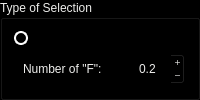
            <widget class="QGroupBox" name="de_selection">
             <property name="sizePolicy">
              <sizepolicy hsizetype="MinimumExpanding" vsizetype="Preferred">
               <horstretch>0</horstretch>
               <verstretch>0</verstretch>
              </sizepolicy>
             </property>
             <property name="minimumSize">
              <size>
               <width>200</width>
               <height>0</height>
              </size>
             </property>
             <property name="palette">
              <palette>
               <active>
                <colorrole role="WindowText">
                 <brush brushstyle="SolidPattern">
                  <color alpha="255">
                   <red>238</red>
                   <green>238</green>
                   <blue>236</blue>
                  </color>
                 </brush>
                </colorrole>
                <colorrole role="Button">
                 <brush brushstyle="SolidPattern">
                  <color alpha="255">
                   <red>0</red>
                   <green>0</green>
                   <blue>0</blue>
                  </color>
                 </brush>
                </colorrole>
                <colorrole role="Text">
                 <brush brushstyle="SolidPattern">
                  <color alpha="255">
                   <red>238</red>
                   <green>238</green>
                   <blue>236</blue>
                  </color>
                 </brush>
                </colorrole>
                <colorrole role="ButtonText">
                 <brush brushstyle="SolidPattern">
                  <color alpha="255">
                   <red>238</red>
                   <green>238</green>
                   <blue>236</blue>
                  </color>
                 </brush>
                </colorrole>
                <colorrole role="Base">
                 <brush brushstyle="SolidPattern">
                  <color alpha="255">
                   <red>0</red>
                   <green>0</green>
                   <blue>0</blue>
                  </color>
                 </brush>
                </colorrole>
                <colorrole role="Window">
                 <brush brushstyle="SolidPattern">
                  <color alpha="255">
                   <red>0</red>
                   <green>0</green>
                   <blue>0</blue>
                  </color>
                 </brush>
                </colorrole>
               </active>
               <inactive>
                <colorrole role="WindowText">
                 <brush brushstyle="SolidPattern">
                  <color alpha="255">
                   <red>238</red>
                   <green>238</green>
                   <blue>236</blue>
                  </color>
                 </brush>
                </colorrole>
                <colorrole role="Button">
                 <brush brushstyle="SolidPattern">
                  <color alpha="255">
                   <red>0</red>
                   <green>0</green>
                   <blue>0</blue>
                  </color>
                 </brush>
                </colorrole>
                <colorrole role="Text">
                 <brush brushstyle="SolidPattern">
                  <color alpha="255">
                   <red>238</red>
                   <green>238</green>
                   <blue>236</blue>
                  </color>
                 </brush>
                </colorrole>
                <colorrole role="ButtonText">
                 <brush brushstyle="SolidPattern">
                  <color alpha="255">
                   <red>238</red>
                   <green>238</green>
                   <blue>236</blue>
                  </color>
                 </brush>
                </colorrole>
                <colorrole role="Base">
                 <brush brushstyle="SolidPattern">
                  <color alpha="255">
                   <red>0</red>
                   <green>0</green>
                   <blue>0</blue>
                  </color>
                 </brush>
                </colorrole>
                <colorrole role="Window">
                 <brush brushstyle="SolidPattern">
                  <color alpha="255">
                   <red>0</red>
                   <green>0</green>
                   <blue>0</blue>
                  </color>
                 </brush>
                </colorrole>
               </inactive>
               <disabled>
                <colorrole role="WindowText">
                 <brush brushstyle="SolidPattern">
                  <color alpha="255">
                   <red>238</red>
                   <green>238</green>
                   <blue>236</blue>
                  </color>
                 </brush>
                </colorrole>
                <colorrole role="Button">
                 <brush brushstyle="SolidPattern">
                  <color alpha="255">
                   <red>0</red>
                   <green>0</green>
                   <blue>0</blue>
                  </color>
                 </brush>
                </colorrole>
                <colorrole role="Text">
                 <brush brushstyle="SolidPattern">
                  <color alpha="255">
                   <red>238</red>
                   <green>238</green>
                   <blue>236</blue>
                  </color>
                 </brush>
                </colorrole>
                <colorrole role="ButtonText">
                 <brush brushstyle="SolidPattern">
                  <color alpha="255">
                   <red>238</red>
                   <green>238</green>
                   <blue>236</blue>
                  </color>
                 </brush>
                </colorrole>
                <colorrole role="Base">
                 <brush brushstyle="SolidPattern">
                  <color alpha="255">
                   <red>0</red>
                   <green>0</green>
                   <blue>0</blue>
                  </color>
                 </brush>
                </colorrole>
                <colorrole role="Window">
                 <brush brushstyle="SolidPattern">
                  <color alpha="255">
                   <red>0</red>
                   <green>0</green>
                   <blue>0</blue>
                  </color>
                 </brush>
                </colorrole>
               </disabled>
              </palette>
             </property>
             <property name="title">
              <string>Type of Selection</string>
             </property>
             <layout class="QVBoxLayout" name="verticalLayout_46">
              <item>
               <widget class="QRadioButton" name="greedy_radiobutton">
                <property name="styleSheet">
                 <string notr="true">QRadioButton::indicator {
    width:                  10px;
    height:                 10px;
    border-radius:          7px;
}

QRadioButton::indicator:checked {
    background-color:       black;
    border:                 2px solid white;
}

QRadioButton::indicator:unchecked {
    background-color:       white;
    border:                 2px solid white;
}</string>
                </property>
                <property name="text">
                 <string>Greedy</string>
                </property>
                <property name="checked">
                 <bool>true</bool>
                </property>
               </widget>
              </item>
              <item>
               <widget class="QFrame" name="number_f_frame">
                <property name="maximumSize">
                 <size>
                  <width>16777215</width>
                  <height>40</height>
                 </size>
                </property>
                <property name="frameShape">
                 <enum>QFrame::NoFrame</enum>
                </property>
                <property name="frameShadow">
                 <enum>QFrame::Raised</enum>
                </property>
                <layout class="QHBoxLayout" name="horizontalLayout_42">
                 <property name="spacing">
                  <number>5</number>
                 </property>
                 <property name="topMargin">
                  <number>1</number>
                 </property>
                 <property name="rightMargin">
                  <number>1</number>
                 </property>
                 <property name="bottomMargin">
                  <number>1</number>
                 </property>
                 <item>
                  <widget class="QLabel" name="number_f_label">
                   <property name="maximumSize">
                    <size>
                     <width>16777215</width>
                     <height>25</height>
                    </size>
                   </property>
                   <property name="styleSheet">
                    <string notr="true">color: rgb(238, 238, 236);</string>
                   </property>
                   <property name="text">
                    <string>Number of &quot;F&quot;:</string>
                   </property>
                  </widget>
                 </item>
                 <item>
                  <widget class="QDoubleSpinBox" name="number_f_spinbox">
                   <property name="minimumSize">
                    <size>
                     <width>60</width>
                     <height>0</height>
                    </size>
                   </property>
                   <property name="maximumSize">
                    <size>
                     <width>60</width>
                     <height>100</height>
                    </size>
                   </property>
                   <property name="alignment">
                    <set>Qt::AlignCenter</set>
                   </property>
                   <property name="buttonSymbols">
                    <enum>QAbstractSpinBox::PlusMinus</enum>
                   </property>
                   <property name="decimals">
                    <number>1</number>
                   </property>
                   <property name="maximum">
                    <double>2.000000000000000</double>
                   </property>
                   <property name="singleStep">
                    <double>0.100000000000000</double>
                   </property>
                   <property name="value">
                    <double>0.200000000000000</double>
                   </property>
                  </widget>
                 </item>
                </layout>
               </widget>
              </item>
             </layout>
            </widget>
